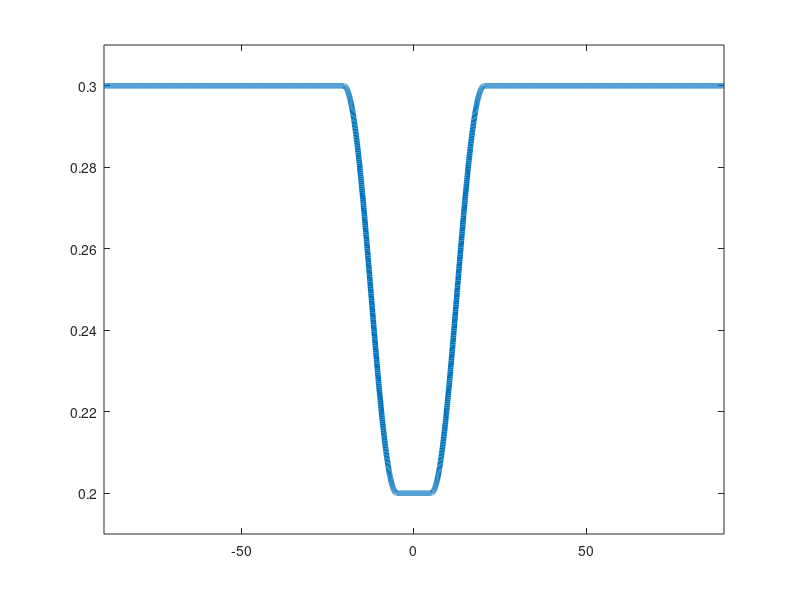
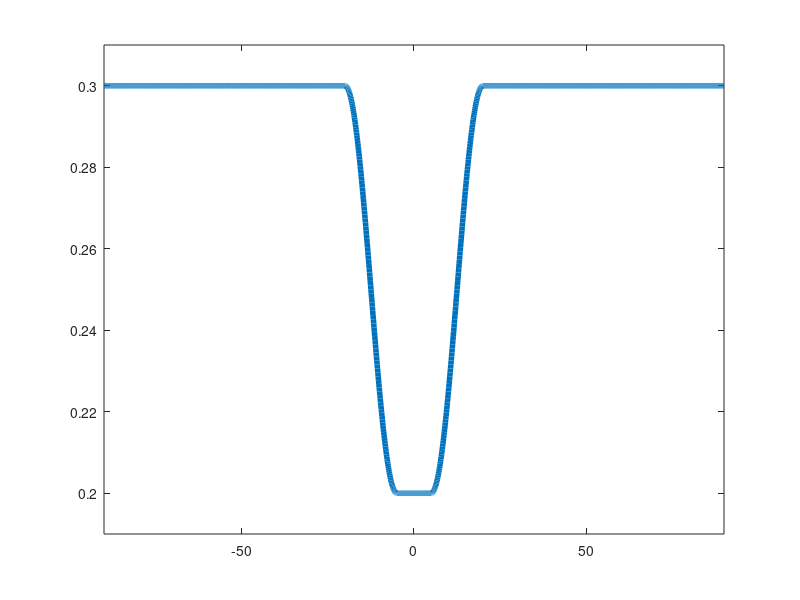

These figures' MATLAB source, in order:
phi=-pi/2:.001:pi/2;
deg=rad2deg(phi);
rotationPeriod=86164;
omega=2*pi/rotationPeriod;
coriol=2*omega*sin(phi);
Ricr=0.3;
RicrEq=0.2;
RicrLoc=Ricr+0*coriol;
clf
plot(deg,RicrLoc,'linewidth',4)
axis([-90 90 .19 .31])

coriolEq=1.27e-5;
coriolHL=5.08e-5;
dcoriol=coriolHL-coriolEq;
dRicr=Ricr-RicrEq;

it=find(coriol>-coriolHL&coriol<-coriolEq);
RicrLoc(it)=RicrEq+dRicr*(1+cos(pi*(coriol(it)+coriolHL)/dcoriol))/2;
clf
plot(deg,RicrLoc,'linewidth',4)
axis([-90 90 .19 .31])

it=find(coriol>=-coriolEq&coriol<=coriolEq);
RicrLoc(it)=RicrEq;
clf
plot(deg,RicrLoc,'linewidth',4)
axis([-90 90 .19 .31])

it=find(coriol>coriolEq&coriol<coriolHL);
RicrLoc(it)=Ricr-dRicr*(1+cos(pi*(coriol(it)-coriolEq)/dcoriol))/2;
clf
plot(deg,RicrLoc,'linewidth',4)
axis([-90 90 .19 .31])

%%%%%%%%%%%%%%%%%%%
clear
YC=-90:.1:90;
Ricr=0.3;
RicrEq=0.2;
RicrLoc=Ricr+0*YC;
YC_EQ=5;
YC_HL=20;
DelYC=YC_HL-YC_EQ;
DelRicr=Ricr-RicrEq;

it=find(YC>-YC_HL&YC<-YC_EQ);
RicrLoc(it)=RicrEq+DelRicr*(1+cos(pi*(YC(it)+YC_HL)/DelYC))/2;

it=find(YC>=-YC_EQ&YC<=YC_EQ);
RicrLoc(it)=RicrEq;

it=find(YC>YC_EQ&YC<YC_HL);
RicrLoc(it)=Ricr-DelRicr*(1+cos(pi*(YC(it)-YC_EQ)/DelYC))/2;

figure(2)
clf
plot(YC,RicrLoc,'linewidth',4)
axis([-90 90 .19 .31])
